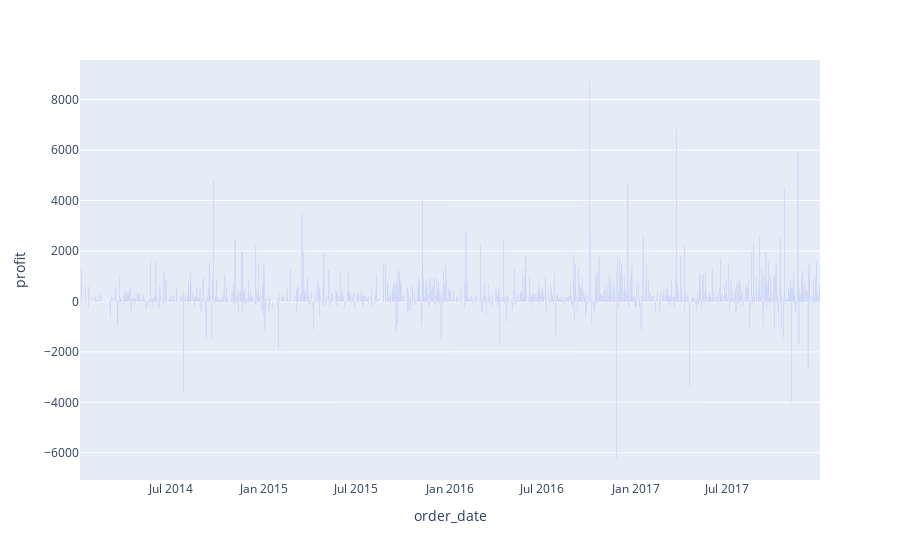

The code cell stored with this chart in its notebook:
### Code cell
px.bar(daily_profit, x='order_date', y='profit')

### Figure 1 — Plotly figure (JSON) as saved in the notebook; plotly's stock layout.template omitted (floating-point values rounded to 4 significant figures; data arrays with more than 128 entries replaced by an {"elided": "..."} marker saying what was removed)
{"data": [{"hovertemplate": "order_date=%{x}<br>profit=%{y}<extra></extra>", "legendgroup": "", "marker": {"color": "#636efa", "pattern": {"shape": ""}}, "name": "", "orientation": "v", "showlegend": false, "textposition": "auto", "type": "bar", "x": {"elided": "1237 str values"}, "xaxis": "x", "y": {"elided": "1237 float values"}, "yaxis": "y"}], "layout": {"barmode": "relative", "legend": {"tracegroupgap": 0}, "margin": {"t": 60}, "xaxis": {"anchor": "y", "domain": [0, 1], "title": {"text": "order_date"}}, "yaxis": {"anchor": "x", "domain": [0, 1], "title": {"text": "profit"}}}}
